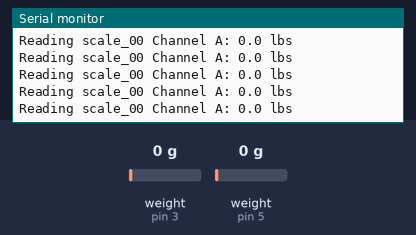
Simulated run of this sketch. Board: Arduino Uno, built with avr-gcc and run on an emulated ATmega328P. On the bench: the last lines printed to the serial monitor. The test bench sets the inputs (shaded band); at power-on: weight on the scale (sensors on pin 3, pin 5) 0 g.

Above: at 3.2 s.
3.3 s: weight on the scale (sensor on pin 3) set to 100 g
At 3.32 s:
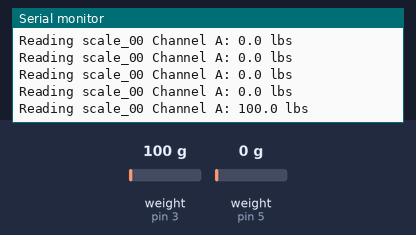
6.3 s: weight on the scale (sensor on pin 3) set to 1250 g
At 6.35 s:
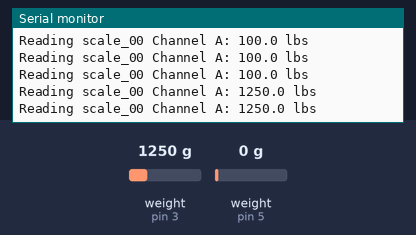
7.8 s: weight on the scale (sensor on pin 3) set to 100 g
At 19.75 s:
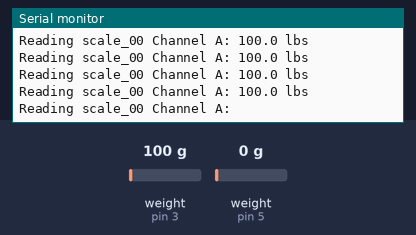
Timing chart, 0 to 19.8 s (numbered marks = the images above; inputs shaded):
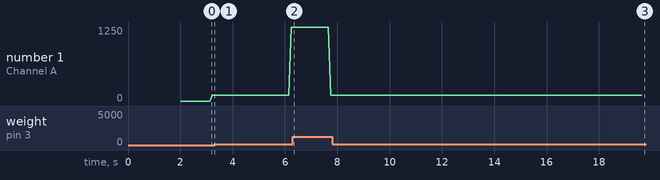

Measured:
- after the input at 6.3 s, the serial monitor: prints a new line at once (image 2)
- plotted number 1: 100 → 1250 after the input at 3.3 s

The sketch:

SparkFun_HX711_Example.ino
```cpp
// (licence header left out)
#include "HX711.h"

#define calibration_factor -100          //This value is obtained using the SparkFun_HX711_Calibration sketch

#define DOUT_00  3
#define CLK_00  2
#define DOUT_01  5
#define CLK_01  4

HX711 scale_00(DOUT_00, CLK_00);
HX711 scale_01(DOUT_01, CLK_01);

void setup() {
  Serial.begin(9600);
  Serial.println("HX711 scale demo");

  scale_00.set_scale(calibration_factor); //This value is obtained by using the SparkFun_HX711_Calibration sketch
  scale_00.tare();	//Assuming there is no weight on the scale at start up, reset the scale to 0

  scale_01.set_scale(calibration_factor); //This value is obtained by using the SparkFun_HX711_Calibration sketch
  scale_01.tare();	//Assuming there is no weight on the scale at start up, reset the scale to 0

  Serial.println("Readings:");
}

void loop() {

  scale_00.set_gain(128);
  Serial.print("Reading scale_00 Channel A: ");
  Serial.print(scale_00.get_units(), 1); //scale.get_units() returns a float
  Serial.print(" lbs"); //You can change this to kg but you'll need to refactor the calibration_factor
  Serial.println();

/*   scale_00.set_gain(32);
  Serial.print("Reading scale_00 Channel B: ");
  Serial.print(scale_00.get_units(), 1); //scale.get_units() returns a float
  Serial.print(" lbs"); //You can change this to kg but you'll need to refactor the calibration_factor
  Serial.println();

  scale_01.set_gain(128);
  Serial.print("Reading scale_01 Channel A: ");
  Serial.print(scale_01.get_units(), 1); //scale.get_units() returns a float
  Serial.print(" lbs"); //You can change this to kg but you'll need to refactor the calibration_factor
  Serial.println(); */

}
```
